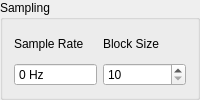
        <widget class="QGroupBox" name="sampling_groupbox">
         <property name="title">
          <string>Sampling</string>
         </property>
         <layout class="QGridLayout" name="gridLayout">
          <item row="0" column="0">
           <layout class="QVBoxLayout" name="sample_rate_layout">
            <item>
             <widget class="QLabel" name="sample_rate_display_label">
              <property name="text">
               <string>Sample Rate</string>
              </property>
             </widget>
            </item>
            <item>
             <widget class="QSpinBox" name="sample_rate_display">
              <property name="enabled">
               <bool>true</bool>
              </property>
              <property name="toolTip">
               <string>&lt;html&gt;&lt;head/&gt;&lt;body&gt;&lt;p&gt;&lt;span style=&quot; font-weight:600;&quot;&gt;Sample Rate&lt;/span&gt;&lt;/p&gt;&lt;p&gt;Sample rate in samples per second of the data acquisition hardware, for display only.  This is a global parameter and must be set in the Data Acquisition Setup tab.&lt;/p&gt;&lt;/body&gt;&lt;/html&gt;</string>
              </property>
              <property name="readOnly">
               <bool>true</bool>
              </property>
              <property name="buttonSymbols">
               <enum>QAbstractSpinBox::NoButtons</enum>
              </property>
              <property name="suffix">
               <string> Hz</string>
              </property>
              <property name="maximum">
               <number>1000000</number>
              </property>
             </widget>
            </item>
           </layout>
          </item>
          <item row="0" column="1">
           <layout class="QVBoxLayout" name="block_size_layout">
            <item>
             <widget class="QLabel" name="block_size_label">
              <property name="text">
               <string>Block Size</string>
              </property>
             </widget>
            </item>
            <item>
             <widget class="QSpinBox" name="block_size_selector">
              <property name="enabled">
               <bool>true</bool>
              </property>
              <property name="toolTip">
               <string>&lt;html&gt;&lt;head/&gt;&lt;body&gt;&lt;p&gt;&lt;span style=&quot; font-weight:600;&quot;&gt;Block Size&lt;/span&gt;&lt;/p&gt;&lt;p&gt;The length of the time signal in samples that will be generated.  If this is too short for the specified decay, the signals will be truncated.&lt;/p&gt;&lt;/body&gt;&lt;/html&gt;</string>
              </property>
              <property name="readOnly">
               <bool>false</bool>
              </property>
              <property name="buttonSymbols">
               <enum>QAbstractSpinBox::UpDownArrows</enum>
              </property>
              <property name="keyboardTracking">
               <bool>false</bool>
              </property>
              <property name="prefix">
               <string/>
              </property>
              <property name="minimum">
               <number>10</number>
              </property>
              <property name="maximum">
               <number>1000000</number>
              </property>
              <property name="singleStep">
               <number>2</number>
              </property>
             </widget>
            </item>
           </layout>
          </item>
         </layout>
        </widget>
